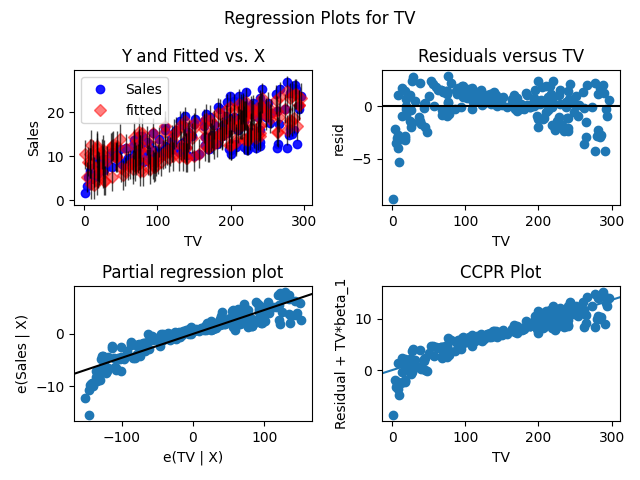

This chart was generated by the following Python code:
import statsmodels.api as sm
import statsmodels.formula.api as smf
import pandas as pd
import seaborn as sns
import matplotlib.pyplot as plt


# 加载数据集（在线加载失败则使用模拟数据）
# 仅提取 2~5 列，对应 TV（电视）、Radio（广播）、Newspaper（报纸）的广告花费以及对应的 Sales（销售额）
df = pd.read_csv('Advertising.csv', usecols=[1,2,3,4])

# 一元线性回归：单独分析TV广告的影响
model_tv = smf.ols(formula='Sales ~ TV', data=df).fit()
print("=== 一元回归（TV）摘要 ===")
print(model_tv.summary())

# 多元线性回归：分析所有广告渠道的综合影响
model_all = smf.ols(formula='Sales ~ TV + Radio + Newspaper', data=df).fit()
print("\n\n=== 多元回归（全渠道）摘要 ===")
print(model_all.summary())

# 交互效应分析：检验TV与广播的组合投放效果
model_interact = smf.ols(formula='Sales ~ TV * Radio + Newspaper', data=df).fit()
print("\n\n=== 回归摘要（含交互项）===")
print(model_interact.summary())

# 回归诊断：残差图评估模型假设合理性
sm.graphics.plot_regress_exog(model_all, 'TV')

plt.tight_layout()
plt.show()
